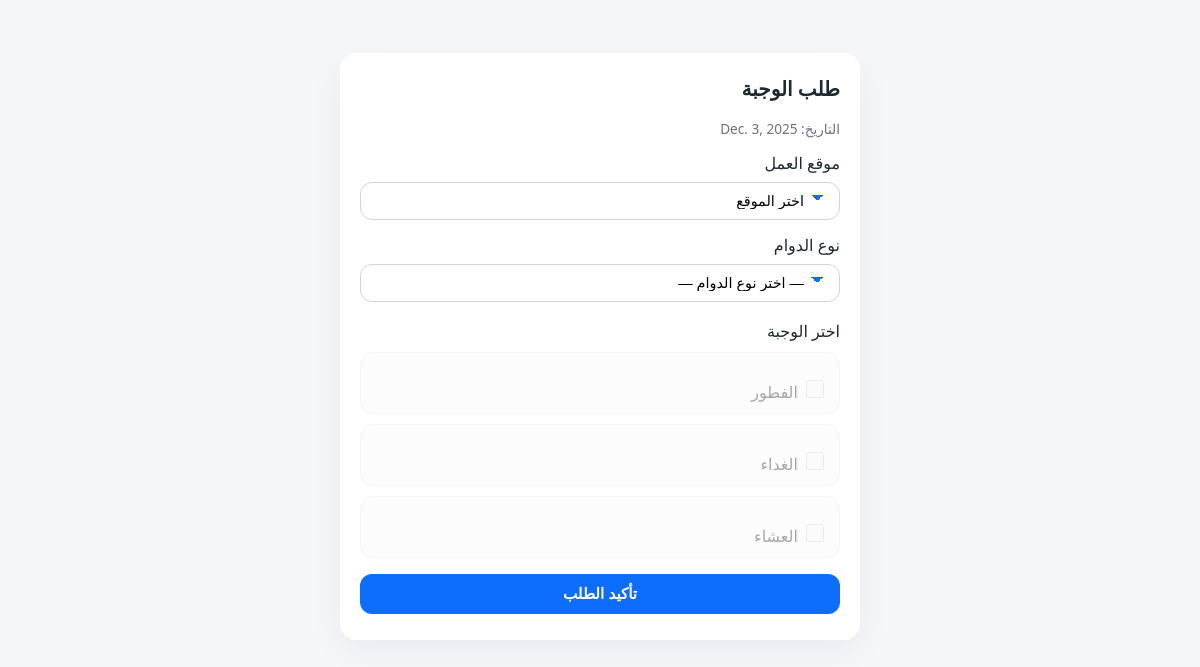
The page /meal/6/2025-12-03/ on the database as committed earlier.
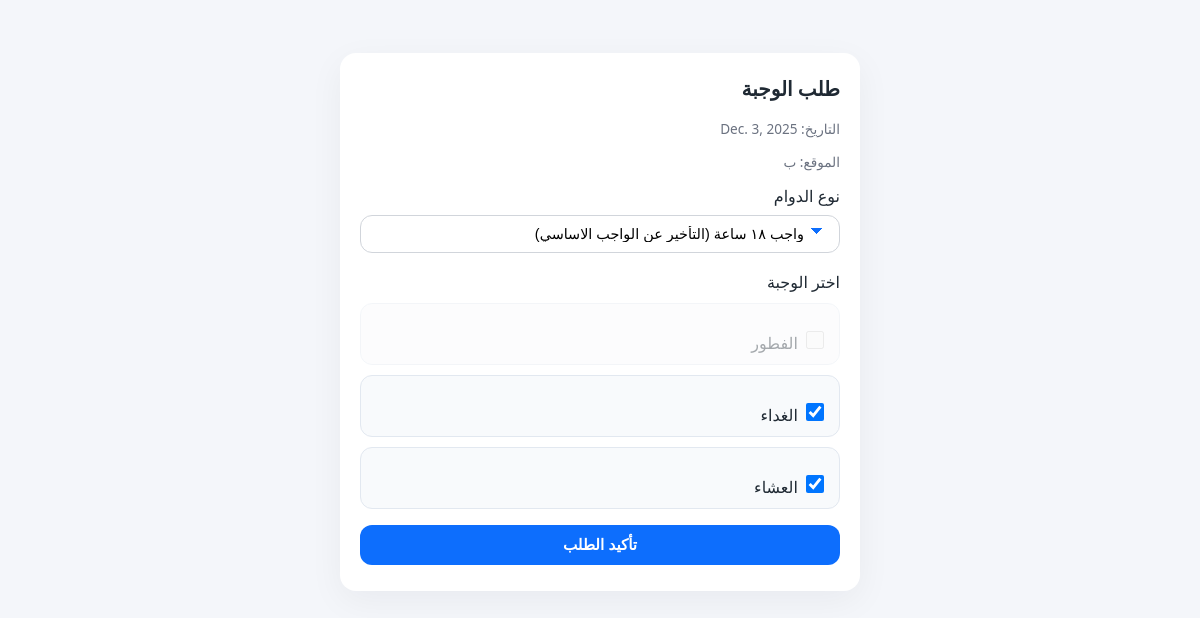
The same page on the database as committed later.
### meals/models.py (models this page shows, shortened)
class MealOrder(models.Model):
    MEAL_CHOICES = [
        ('breakfast', 'Breakfast'),
        ('lunch', 'Lunch'),
        ('dinner', 'Dinner'),
    ]
    LOCATION_CHOICES = [
        ('budaiya', 'Budaiya'),
        ('khamis', 'Khamis'),
        ('gharbiya', 'Gharbiya'),
    ]
    employee = models.ForeignKey(Employee, on_delete=models.CASCADE)
    order_date = models.DateField()
    meal_type = models.CharField(max_length=20)
    location = models.CharField(max_length=20, choices=LOCATION_CHOICES)
    duty_type = models.CharField(
        "نوع الدوام",
        max_length=20,
        choices=DUTY_TYPE_CHOICES,
        null=True,
        blank=True,
    )
    submitted_at = models.DateTimeField(auto_now_add=True)
    ip_address = models.GenericIPAddressField(null=True, blank=True)
    class Meta:
        unique_together = ('employee', 'order_date', 'meal_type')

### meals/views.py (the view, shortened to what this page needs)
# urls.py: path('meal/<int:employee_id>/<str:order_date>/', views.meal_form, name='meal_form'),
def meal_form(request, employee_id, order_date):
    employee = get_object_or_404(Employee, id=employee_id)
    order_for = date.fromisoformat(order_date)
    now = datetime.datetime.now()
    tomorrow = date.today() + timedelta(days=1)
    if order_for == tomorrow and now.hour >= 20:
        return render(request, "meals/too_late.html", {"order_for": order_for})
    existing_orders = MealOrder.objects.filter(employee=employee, order_date=order_for)
    existing_types = {m.meal_type for m in existing_orders}
    existing_location = None
    existing_duty = None
    if existing_orders.exists():
        first = existing_orders.first()
        existing_location = first.location
        existing_duty = first.duty_type
    error = None
    return render(
        request,
        "meals/meal_form.html",
        {
            "employee": employee,
            "order_for": order_for,
            "existing_types": existing_types,
            "existing_location": existing_location,
            "existing_duty": existing_duty,
            "error": error,
        },
    )

### meals/templates/meals/meal_form.html (shortened to what this page needs)
<!doctype html>
<html lang="ar" dir="rtl">
<head>
</head>
<body>
  <div class="card">
    <h2>طلب الوجبة</h2>
    <p class="date-line">التاريخ: {{ order_for }}</p>
    <form method="post">
      {% if not existing_location %}
        <label for="location">موقع العمل</label>
        <select name="location" id="location" required>
          <option value="">اختر الموقع</option>
        </select>
      {% else %}
        <p class="date-line">
          الموقع:
          {% if existing_location == "budaiya" %}ب{% endif %}
        </p>
      {% endif %}
    <div class="field">
    <label for="id_duty_type">نوع الدوام</label>
    <select name="duty_type" id="id_duty_type" required>
      <option value="">— اختر نوع الدوام —</option>
      <option value="18h" {% if existing_duty == "18h" %}selected{% endif %}>
        واجب ١٨ ساعة (التأخير عن الواجب الاساسي)
      </option>
    </select>
  </div>
      <label style="margin-top:18px;">اختر الوجبة</label>
      <div class="meal-option">
  <label>
    <input type="checkbox" id="meal_breakfast" name="meal_type" value="breakfast"
           {% if "breakfast" in existing_types %}checked{% endif %}>
    الفطور
  </label>
</div>
<div class="meal-option">
  <label>
    <input type="checkbox" id="meal_lunch" name="meal_type" value="lunch"
           {% if "lunch" in existing_types %}checked{% endif %}>
    الغداء
  </label>
</div>
<div class="meal-option">
  <label>
    <input type="checkbox" id="meal_dinner" name="meal_type" value="dinner"
           {% if "dinner" in existing_types %}checked{% endif %}>
    العشاء
  </label>
</div>
  <button type="submit">تأكيد الطلب</button>
    </form>
  </div>
</body>
</html>

Rows that differ between the two databases and show on the page:
no longer on this page (row unchanged): MealOrder: order_date "Dec. 3, 2025"
added MealOrder: duty_type "واجب ١٨ ساعة (التأخير عن الواجب الاساسي)"
Other text that changed with them:
{{ order_for }}: (not shown) → "Dec. 3, 2025"
form field meal_type: "☐" → "☑"
form field location: "اختر الموقع" → (not shown)
form field duty_type: "— اختر نوع الدوام —" → (not shown)
text no longer shown: "موقع العمل"
text now shown: "الموقع: ب"
